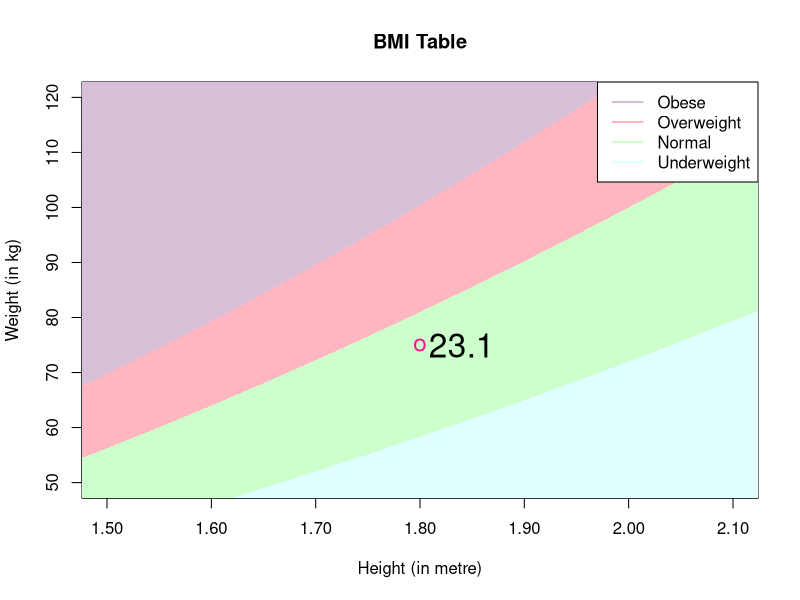

The R script that drew this image:
## ---- chunk 1
x <- c(5.9, 165, 5.9*0.3048, 165*0.45359237, (165*0.45359237)/((5.9*0.3048)^2))
names(x) <- c("ft", "lb", "m", "kg", "BMI")
x
## ---- chunk 2
            h=1.8
            w=75
            bmi <- w/(h^2)
            x <- seq(1.45,2.15, 0.005)
            plot(h, w, xlim=c(1.5, 2.1), ylim=c(50, 120), main="BMI Table", xlab="Height (in metre)", ylab="Weight (in kg)", xaxt='n')
            xticks <- pretty(h, 50)
            axis(1, at=xticks, labels=sprintf("%1.2f",xticks)) 
            polygon(c(min(x),max(x),max(x),min(x)), c(0,0,150,150), col="thistle", border=NA)
            polygon(c(min(x),x,max(x)), c(0,x^2*31,0), col="lightpink", border=NA)
            polygon(c(min(x),x,max(x)), c(0,x^2*25,0), col="#CCFFCC", border=NA)
            polygon(c(min(x),x,max(x)), c(0,x^2*18,0), col="lightcyan", border=NA)
            points(h, w, pch="o", col="deeppink", cex=1.5)
            text(h+0.04, w, round(bmi, 1), cex = 2)
            legend("topright", lty=1, lwd=2, col=c("thistle", "lightpink", "#CCFFCC", "lightcyan"), legend = c("Obese", "Overweight", "Normal", "Underweight"))
